Frame 1 (no input): blank canvas, image omitted
Frame 60 (no input): blank canvas, image omitted
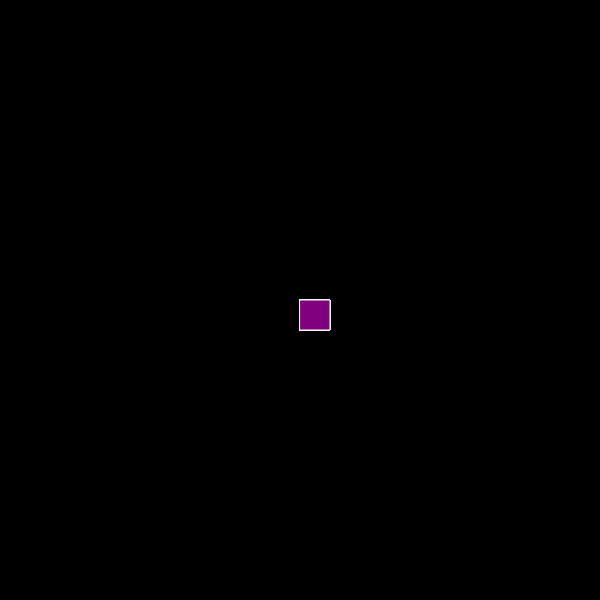
Frame 120 (the mouse pressed at the canvas centre since frame 60)

The p5.js sketch whose frames 1 and 60 were blank and that drew this single picture after the mouse press (run headless with seeded random() and noise() and a simulated clock; from frame 60 on, the mouse is pressed at the canvas centre):

// p5.js sketch
// ── sketch.js
function setup() {
  createCanvas(600, 600);
   background("black");
 
 
}

function draw() {
 
  fill("purple");
  stroke("whithe");
 
  if(mouseIsPressed){
    rect(mouseX,mouseY,30,30)
   
  }
 
 
}
